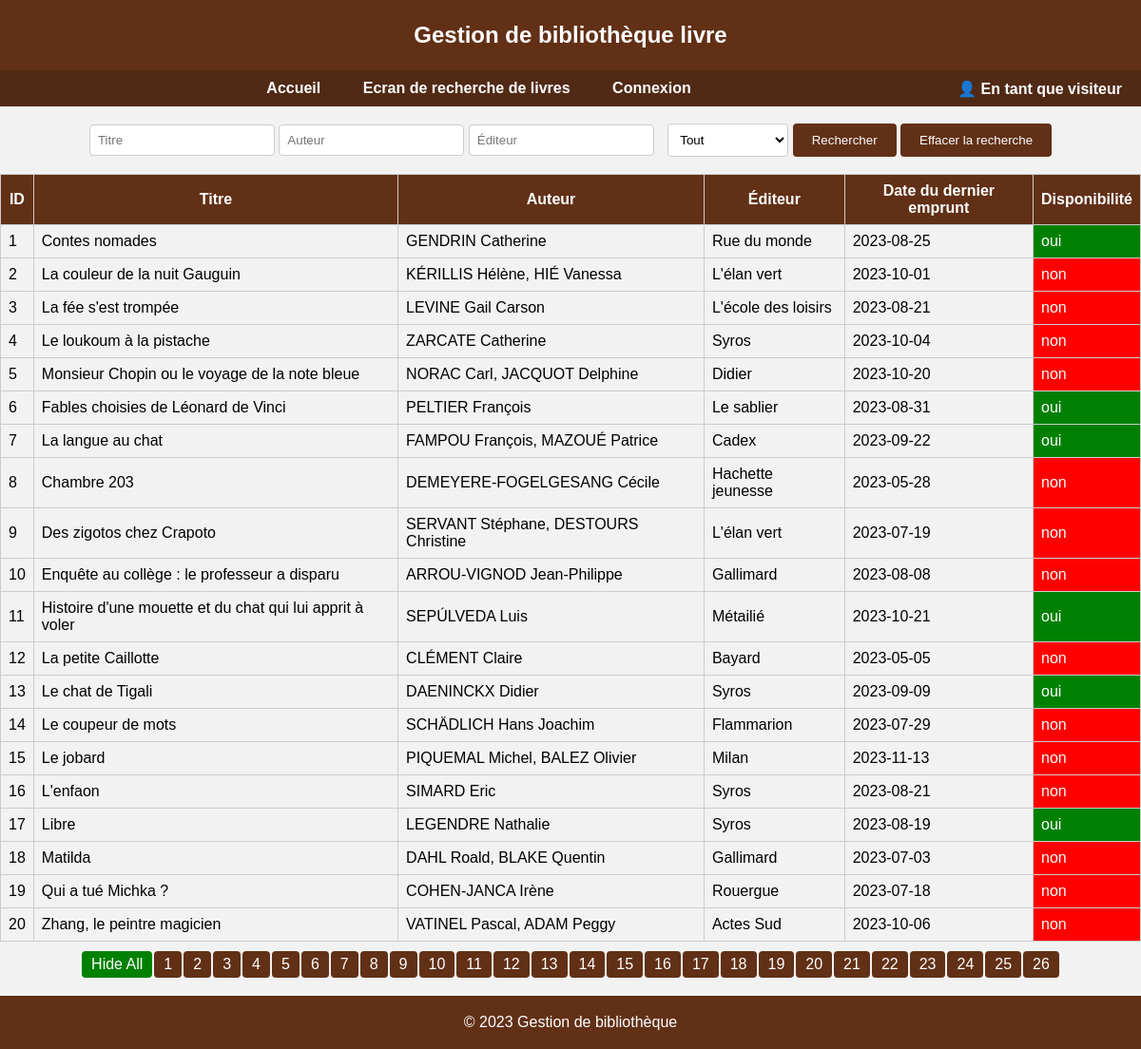
Page /view/livre.php?showAll=1 on the committed database.
### tables this page shows
CREATE TABLE IF NOT EXISTS `livre` (
  `id` int NOT NULL AUTO_INCREMENT,
  `titre` varchar(255) NOT NULL,
  `genre` varchar(80) DEFAULT NULL,
  `categorie` varchar(100) DEFAULT NULL,
  `id_auteur` int NOT NULL,
  `id_editeur` int NOT NULL,
  `id_genre` int DEFAULT NULL,
  PRIMARY KEY (`id`),
  KEY `fk_auteur` (`id_auteur`),
  KEY `fk_editeur` (`id_editeur`),
  KEY `fk_genre` (`id_genre`)
);

CREATE TABLE IF NOT EXISTS `auteur` (
  `id` int NOT NULL AUTO_INCREMENT,
  `nom` varchar(255) DEFAULT NULL,
  PRIMARY KEY (`id`)
);

CREATE TABLE IF NOT EXISTS `editeur` (
  `id` int NOT NULL AUTO_INCREMENT,
  `nom` varchar(255) DEFAULT NULL,
  PRIMARY KEY (`id`)
);

### requests/LivreRequest.php (called while the page is built, shortened)
<?php
function searchBooks($searchTitle, $searchAuteur, $searchEditeur, $searchDisponible, $page, $perPage, $pdo, $limit = false, $offsetEnable = false)
{
    $offset = ($page - 1) * $perPage;
    $sql = "SELECT
                livre.id,
                livre.titre,
                auteur.nom AS auteur,
                editeur.nom AS editeur,
                MAX(emprunt.date_retour) AS Date_du_dernier_emprunt,
                (
                SELECT
                    COUNT(*)
                FROM
                    emprunt
                WHERE
                    emprunt.id_livre = livre.id
                    AND date_retour IS NULL
                            ) AS emprunt
            FROM
                livre
            INNER JOIN auteur ON
                livre.id_auteur = auteur.id
            INNER JOIN editeur ON
                livre.id_editeur = editeur.id
            LEFT JOIN emprunt ON
                livre.id = emprunt.id_livre
            WHERE
                (livre.titre LIKE :searchTitle
                    AND auteur.nom LIKE :searchAuteur
                    AND editeur.nom LIKE :searchEditeur)";
    $sql .= " GROUP BY livre.id";
    if ($limit) {
        $sql .= " LIMIT :perPage";
    }
    if ($offsetEnable) {
        $sql .= " offset :offset";
    }
    $stmt = $pdo->prepare($sql);
    if ($limit) {
        $stmt->bindParam(':perPage', $perPage, PDO::PARAM_INT);
    }
    if ($offsetEnable) {
        $stmt->bindParam(':offset', $offset, PDO::PARAM_INT);
    }
    $searchParamTitle = '%' . $searchTitle . '%';
    $searchParamAuteur = '%' . $searchAuteur . '%';
    $searchParamEditeur = '%' . $searchEditeur . '%';
    $stmt->bindParam(':searchTitle', $searchParamTitle, PDO::PARAM_STR);
    $stmt->bindParam(':searchAuteur', $searchParamAuteur, PDO::PARAM_STR);
    $stmt->bindParam(':searchEditeur', $searchParamEditeur, PDO::PARAM_STR);
    $stmt->execute();
    $searchResults = $stmt->fetchAll(PDO::FETCH_ASSOC);
    return $searchResults;
}

### view/livre.php (the view, shortened to what this page needs)
<?php
global $searchResults, $pdo;
include "../requests/LivreRequest.php";
include 'header.php';
?>
<form action="#" method="post">
    <div class="test">
        <input type="text" name="searchTitle" value="<?php echo $_SESSION['searchTitle'] ?? ''; ?>" placeholder="Titre"
               id="searchTitle">
        <input type="text" name="searchAuteur" value="<?php echo $_SESSION['searchAuteur'] ?? ''; ?>"
               placeholder="Auteur" id="auteur">
        <input type="text" name="searchEditeur" value="<?php echo $_SESSION['searchEditeur'] ?? ''; ?>"
               placeholder="Éditeur" id="editeur">
        <select id="disponible" name="searchDisponible">
            <option value="all" <?php echo ($_SESSION['searchDisponible'] ?? '') === 'all' ? 'selected' : ''; ?>>Tout
            </option>
        </select>
        <input type="submit" name="searchButton" value="Rechercher">
        <button id="clearStorage" class="clearStorageBtn" name="clearStorage">Effacer la recherche</button>
    </div>
</form>
<?php
$perPage = 20;
$page = isset($_GET['page']) ? (int)$_GET['page'] : 1;
$searchResults = searchBooks(
    $_SESSION['Title'] ?? '',
    $_SESSION['Auteur'] ?? '',
    $_SESSION['Editeur'] ?? '',
    $_SESSION['Disponible'] ?? '',
    $page,
    $perPage,
    $pdo,
    20,
    true
);
$nbRes = count(searchBooks(
    $_SESSION['Title'] ?? '',
    $_SESSION['Auteur'] ?? '',
    $_SESSION['Editeur'] ?? '',
    $_SESSION['Disponible'] ?? '',
    $page,
    $perPage,
    $pdo
));
$totalPages = $nbRes / $perPage;
?>
<?php if (!empty($searchResults)): ?>
    <table>
        <thead>
        <tr>
            <th>ID</th>
            <th>Titre</th>
            <th>Auteur</th>
            <th>Éditeur</th>
            <th>Date du dernier emprunt</th>
            <th>Disponibilité</th>
        </tr>
        </thead>
        <tbody>
        <?php foreach ($searchResults as $result): ?>
            <tr>
                <td><?= $result['id'] ?></td>
                <td><?= $result['titre'] ?></td>
                <td><?= $result['auteur'] ?></td>
                <td><?= $result['editeur'] ?></td>
                <td><?= $result['Date_du_dernier_emprunt'] ?></td>
                <td class="<?= $result['emprunt'] !== 0 ? 'non' : 'oui' ?>"><?= $result['emprunt'] !== 0 ? 'non' : 'oui' ?></td>
            </tr>
        <?php endforeach; ?>
        </tbody>
    </table>
    <div class="paginationContainer">
        <?php
        $showAll = isset($_GET['showAll']) && $_GET['showAll'] == 1;
        $toggleButtonText = $showAll ? 'Hide All' : 'Show All';
        $toggleAction = $showAll ? '0' : '1';
        $buttonClass = $showAll ? 'hide-all' : 'show-all';
        echo '<a class="pagination ' . $buttonClass . '" href="livre.php?showAll=' . $toggleAction . '">' . $toggleButtonText . '</a>';
        $buttonsToShow = 10;
        if (!$showAll) {
            $start = max(1, (int)$page - $buttonsToShow + 2);
            $end = min($start + $buttonsToShow - 1, (int)$totalPages);
            $start = max(1, $end - $buttonsToShow + 1);
            if ($page > 1) {
                echo '<a class="pagination" href="livre.php?page=' . ((int)$page - 1) . '">Previous</a>';
            }
            for ($i = $start; $i <= $end; $i++) {
                $activeClass = ($i === (int)$page) ? 'active' : '';
                echo '<a class="pagination ' . $activeClass . '" href="livre.php?page=' . $i . '">' . $i . '</a>';
            }
            if ($page < $totalPages) {
                echo '<a class="pagination" href="livre.php?page=' . ((int)$page + 1) . '">Next</a>';
            }
        } else {
            for ($i = 1; $i <= $totalPages; $i++) {
                echo '<a class="pagination" href="livre.php?page=' . $i . '">' . $i . '</a>';
            }
        }
        ?>
    </div>
<?php endif; ?>
<?php
include "footer.php";
?>

### css/header.css (style rules this page uses)
body { margin: 0; padding: 0; }
.test { float: right; padding: 0; }

### css/main.css (style rules this page uses)
body { font-family: Arial, sans-serif; background-color: #f2f2f2; height: 100vh; }
table { width: 100%; border-collapse: collapse; }
table, th, td { border: 1px solid #ccc; }
th, td { padding: 8px; }
thead { background-color: #613016; color: #fff; }
td, .textarea { background-color: #f2f2f2; }
.pagination { text-align: center; }
.pagination { display: inline-block; padding: 5px 10px; margin: 1px; background-color: #613016; color: white; text-decoration: none; border-radius: 4px; }
.paginationContainer { margin-top: 9px; display: flex; justify-content: center; flex-wrap: wrap; }
form { display: flex; align-items: center; flex-direction: column; margin-bottom: 18px; margin-top: 18px; }
input[type="text"], select { flex: 2; padding: 8px; border: 1px solid #ccc; border-radius: 4px; background-color: white; color: black; }
input[type="submit"],.clearStorageBtn { flex: 1; padding: 10px 20px; background-color: #613016; color: white; border: none; border-radius: 4px; cursor: pointer; }
.non { background-color: red; color: white; }
.oui { background-color: green; color: white; }
.pagination.hide-all { background-color: green; color: white; }

### rows in the picture
livre: id "1", titre "Contes nomades", id_auteur.nom "GENDRIN Catherine", id_editeur.nom "Rue du monde", Date_du_dernier_emprunt "2023-08-25", shows "oui"
livre: id "2", titre "La couleur de la nuit Gauguin", id_auteur.nom "KÉRILLIS Hélène, HIÉ Vanessa", id_editeur.nom "L'élan vert", Date_du_dernier_emprunt "2023-10-01", shows "non"
livre: id "3", titre "La fée s'est trompée", id_auteur.nom "LEVINE Gail Carson", id_editeur.nom "L'école des loisirs", Date_du_dernier_emprunt "2023-08-21", shows "non"
livre: id "4", titre "Le loukoum à la pistache", id_auteur.nom "ZARCATE Catherine", id_editeur.nom "Syros", Date_du_dernier_emprunt "2023-10-04", shows "non"
livre: id "5", titre "Monsieur Chopin ou le voyage de la note bleue", id_auteur.nom "NORAC Carl, JACQUOT Delphine", id_editeur.nom "Didier", Date_du_dernier_emprunt "2023-10-20", shows "non"
livre: id "6", titre "Fables choisies de Léonard de Vinci", id_auteur.nom "PELTIER François", id_editeur.nom "Le sablier", Date_du_dernier_emprunt "2023-08-31", shows "oui"
livre: id "7", titre "La langue au chat", id_auteur.nom "FAMPOU François, MAZOUÉ Patrice", id_editeur.nom "Cadex", Date_du_dernier_emprunt "2023-09-22", shows "oui"
livre: id "8", titre "Chambre 203", id_auteur.nom "DEMEYERE-FOGELGESANG Cécile", id_editeur.nom "Hachette jeunesse", Date_du_dernier_emprunt "2023-05-28", shows "non"
livre: id "9", titre "Des zigotos chez Crapoto", id_auteur.nom "SERVANT Stéphane, DESTOURS Christine", id_editeur.nom "L'élan vert", Date_du_dernier_emprunt "2023-07-19", shows "non"
livre: id "10", titre "Enquête au collège : le professeur a disparu", id_auteur.nom "ARROU-VIGNOD Jean-Philippe", id_editeur.nom "Gallimard", Date_du_dernier_emprunt "2023-08-08", shows "non"
livre: id "11", titre "Histoire d'une mouette et du chat qui lui apprit à voler", id_auteur.nom "SEPÚLVEDA Luis", id_editeur.nom "Métailié", Date_du_dernier_emprunt "2023-10-21", shows "oui"
livre: id "12", titre "La petite Caillotte", id_auteur.nom "CLÉMENT Claire", id_editeur.nom "Bayard", Date_du_dernier_emprunt "2023-05-05", shows "non"
livre: id "13", titre "Le chat de Tigali", id_auteur.nom "DAENINCKX Didier", id_editeur.nom "Syros", Date_du_dernier_emprunt "2023-09-09", shows "oui"
livre: id "14", titre "Le coupeur de mots", id_auteur.nom "SCHÄDLICH Hans Joachim", id_editeur.nom "Flammarion", Date_du_dernier_emprunt "2023-07-29", shows "non"
livre: id "15", titre "Le jobard", id_auteur.nom "PIQUEMAL Michel, BALEZ Olivier", id_editeur.nom "Milan", Date_du_dernier_emprunt "2023-11-13", shows "non"
livre: id "16", titre "L'enfaon", id_auteur.nom "SIMARD Eric", id_editeur.nom "Syros", Date_du_dernier_emprunt "2023-08-21", shows "non"
livre: id "17", titre "Libre", id_auteur.nom "LEGENDRE Nathalie", id_editeur.nom "Syros", Date_du_dernier_emprunt "2023-08-19", shows "oui"
livre: id "18", titre "Matilda", id_auteur.nom "DAHL Roald, BLAKE Quentin", id_editeur.nom "Gallimard", Date_du_dernier_emprunt "2023-07-03", shows "non"
livre: id "19", titre "Qui a tué Michka ?", id_auteur.nom "COHEN-JANCA Irène", id_editeur.nom "Rouergue", Date_du_dernier_emprunt "2023-07-18", shows "non"
livre: id "20", titre "Zhang, le peintre magicien", id_auteur.nom "VATINEL Pascal, ADAM Peggy", id_editeur.nom "Actes Sud", Date_du_dernier_emprunt "2023-10-06", shows "non"

### other values in the picture
$pageTitle "Gestion de bibliothèque livre"
$toggleButtonText "Hide All"
